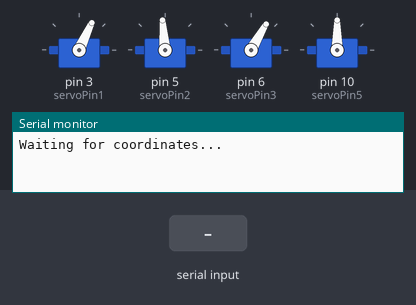
The sketch below on a simulated Arduino Uno, built with avr-gcc and run on an emulated ATmega328P. On the bench: 4 × servo, the last lines printed to the serial monitor. Inputs (shaded band) come from the test bench.

Above: at 4.0 s.
4.1 s: "90,45\n" received over Serial
At 23.1 s:
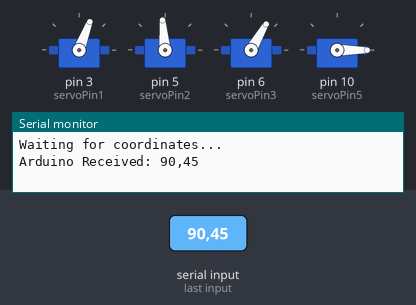
At 25.3 s:
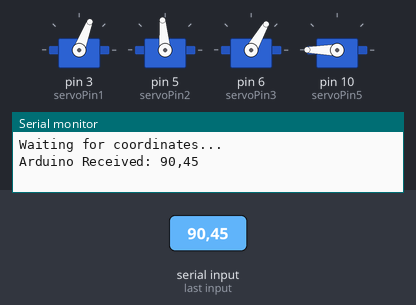
Timing chart, 0 to 26.5 s (numbered marks = the images above; inputs shaded):
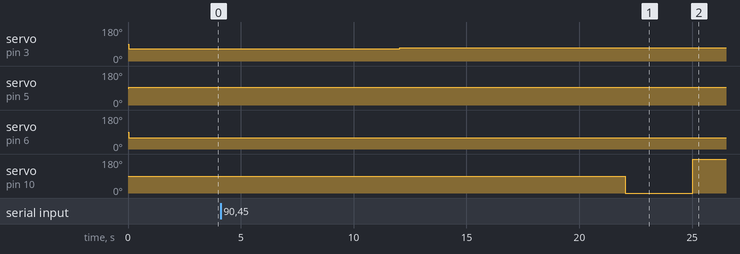

Measured:
- after the input at 4.1 s, servo on pin 3 (servoPin1): 65° → 69° after 7.9 s; servo on pin 10 (servoPin5): 90° → 0° after 17.9 s, → 180° 3.0 s later

The sketch:

mark1.ino
```cpp
#include <Servo.h>

// Declare the Servo pin
int servoPin1 = 3;
int servoPin2 = 5;
int servoPin3 = 6;
int servoPin4 = 9;
int servoPin5 = 10;

// Servo Initialize
Servo Servo1;
Servo Servo2;
Servo Servo3;
Servo Servo5;

// String Buffer
String inData;

// Default COnfiguration
void reset() {
  Servo1.write(65);
  Servo2.write(95);
  Servo3.write(60);
  delay(3000);
}

void servo_control_x(int _x){
  int x;
  x = map(_x,0,1000,65,115);

  reset();

  Servo1.write(65);
  delay(3000);

  Servo1.write(x);

  delay(10000);
  Servo5.write(0);
  delay(3000);
  Servo5.write(180);
  delay(3000);

  Servo1.write(180);

  delay(3000);
  Servo5.write(0);
  delay(3000);
  Servo5.write(180);
  delay(3000);
}

void setup() {
  Serial.begin(9600);
  Serial.println("Waiting for coordinates...\n");

  Servo1.attach(servoPin1);
  Servo2.attach(servoPin2);
  Servo3.attach(servoPin3);
  Servo5.attach(servoPin5);
}

void loop(){
  Serial.flush();
  reset();
  while (Serial.available() > 0)
  {
      String indata;
      char recieved = Serial.read();
      inData += recieved;

      // Process message when new line character is recieved
      if (recieved == '\n')
      {
          Serial.print("Arduino Received: ");
          Serial.print(inData);
          servo_control_x(inData.toInt());
          Serial.flush();
          inData = ""; // Clear recieved buffer
      }
  }
}
```
